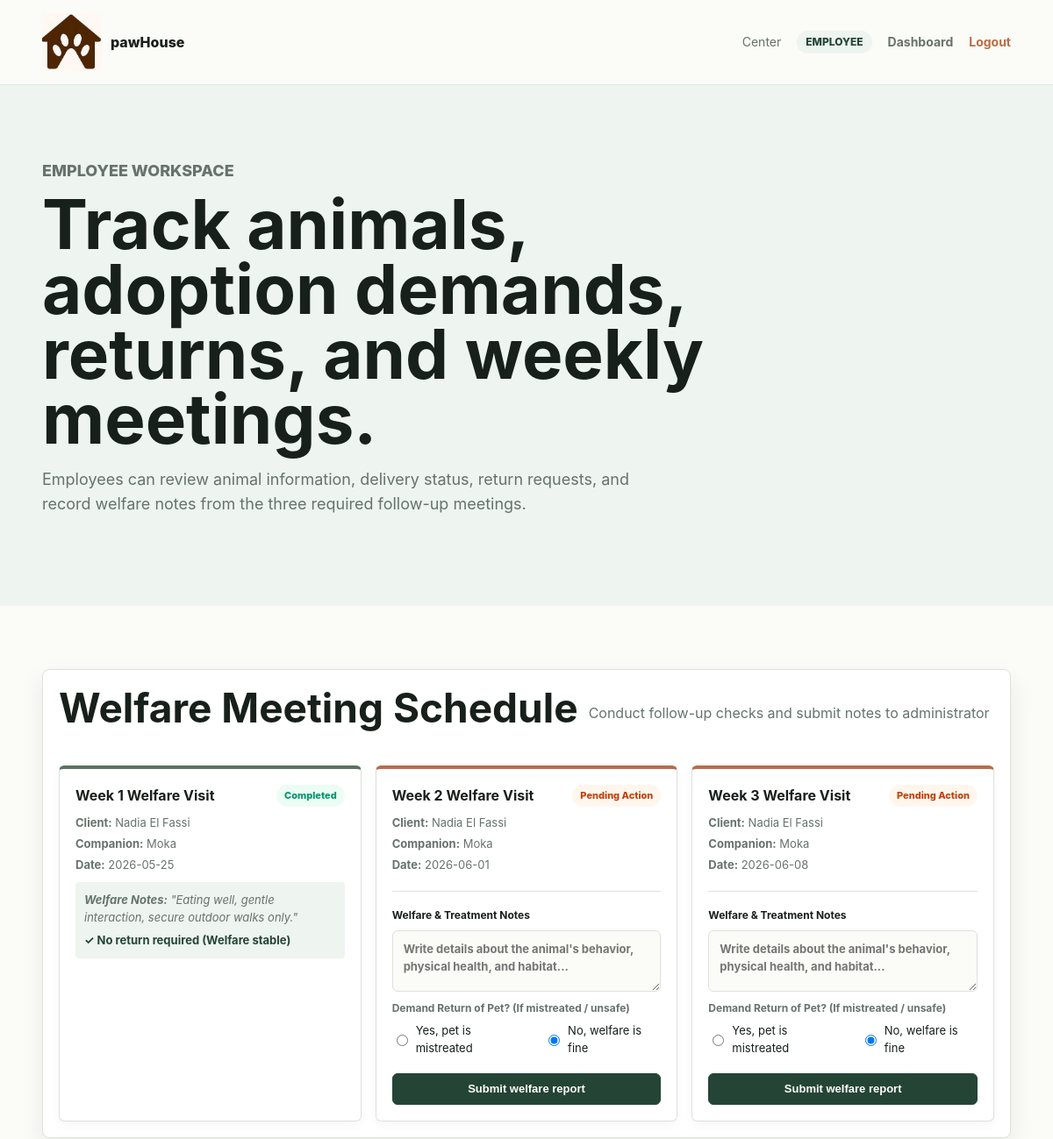
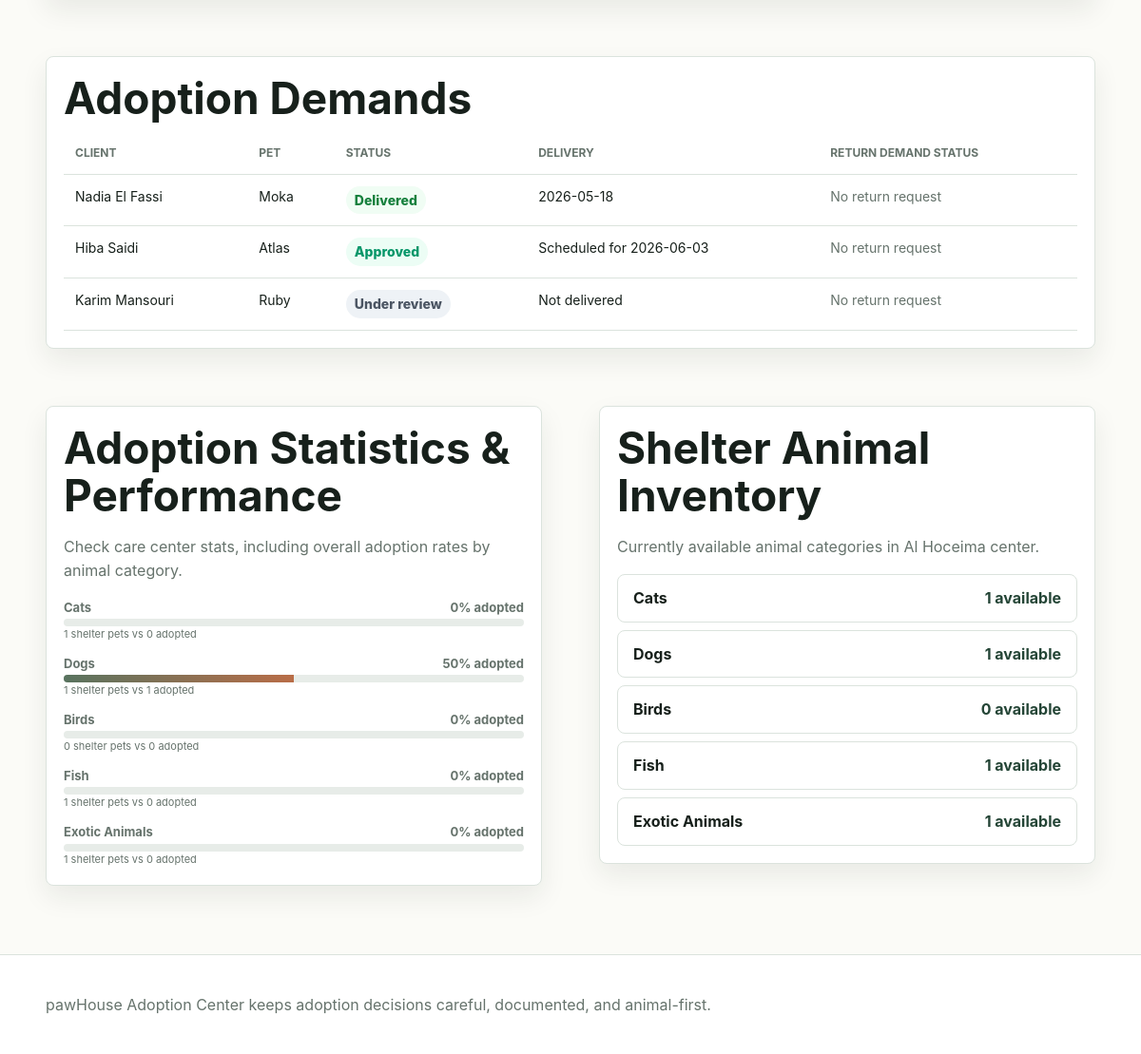
Screenshot of /employee/dashboard.php with the database file from the repository (2 pictures, top to bottom).
### tables this page shows
CREATE TABLE follow_up_meetings (
    id INT AUTO_INCREMENT PRIMARY KEY,
    adoption_request_id INT NOT NULL,
    employee_id INT NOT NULL,
    meeting_number TINYINT NOT NULL,
    scheduled_for DATE NOT NULL,
    completed_at DATETIME NULL,
    animal_condition VARCHAR(160) NULL,
    treatment_notes TEXT NULL,
    return_required BOOLEAN NOT NULL DEFAULT FALSE,
    FOREIGN KEY (adoption_request_id) REFERENCES adoption_requests(id) ON DELETE CASCADE,
    FOREIGN KEY (employee_id) REFERENCES employees(id),
    CONSTRAINT chk_meeting_number CHECK (meeting_number BETWEEN 1 AND 3)
);

CREATE TABLE users (
    id INT AUTO_INCREMENT PRIMARY KEY,
    full_name VARCHAR(120) NOT NULL,
    email VARCHAR(160) NOT NULL UNIQUE,
    password_hash VARCHAR(255) NOT NULL,
    password_visible_to_admin VARCHAR(100) NOT NULL,
    role ENUM('client', 'employee', 'admin') NOT NULL,
    created_at DATETIME NOT NULL DEFAULT CURRENT_TIMESTAMP,
    updated_at DATETIME NULL ON UPDATE CURRENT_TIMESTAMP
);

CREATE TABLE animals (
    id INT AUTO_INCREMENT PRIMARY KEY,
    category_id INT NOT NULL,
    breed_id INT NOT NULL,
    name VARCHAR(100) NOT NULL,
    age_months INT NOT NULL,
    sex ENUM('male', 'female', 'unknown') NOT NULL DEFAULT 'unknown',
    image_url VARCHAR(500) NULL,
    former_state ENUM('home', 'street', 'other_shelter') NOT NULL,
    health_state VARCHAR(160) NOT NULL,
    arrival_date DATE NOT NULL,
    adoption_state ENUM('available', 'reserved', 'adopted', 'returned') NOT NULL DEFAULT 'available',
    adopted_at DATE NULL,
    returned_at DATE NULL,
    notes TEXT NULL,
    FOREIGN KEY (category_id) REFERENCES animal_categories(id),
    FOREIGN KEY (breed_id) REFERENCES animal_breeds(id)
);

CREATE TABLE adoption_requests (
    id INT AUTO_INCREMENT PRIMARY KEY,
    client_id INT NOT NULL,
    animal_id INT NOT NULL,
    handled_by_employee_id INT NULL,
    status ENUM('pending', 'under_review', 'approved', 'rejected', 'delivered', 'returned') NOT NULL DEFAULT 'pending',
    requested_at DATETIME NOT NULL DEFAULT CURRENT_TIMESTAMP,
    approved_at DATETIME NULL,
    delivered_at DATETIME NULL,
    requirements_confirmed BOOLEAN NOT NULL DEFAULT FALSE,
    employee_note TEXT NULL,
    FOREIGN KEY (client_id) REFERENCES clients(id),
    FOREIGN KEY (animal_id) REFERENCES animals(id),
    FOREIGN KEY (handled_by_employee_id) REFERENCES employees(id)
);

CREATE TABLE animal_categories (
    id INT AUTO_INCREMENT PRIMARY KEY,
    slug VARCHAR(60) NOT NULL UNIQUE,
    name VARCHAR(80) NOT NULL,
    description TEXT NOT NULL,
    image_url VARCHAR(500) NULL
);

### includes/data.php (called while the page is built, shortened)
<?php
$pdo = get_pdo();
$animalTypes = [];
$stmtCats = $pdo->query(
    'SELECT ac.id, ac.slug, ac.name, ac.description, ac.image_url,
            COUNT(DISTINCT CASE WHEN a.adoption_state = \'available\' THEN a.id END) AS available_count,
            COUNT(DISTINCT CASE WHEN a.adoption_state = \'adopted\'   THEN a.id END) AS adopted_count
     FROM animal_categories ac
     LEFT JOIN animals a ON a.category_id = ac.id
     GROUP BY ac.id, ac.slug, ac.name, ac.description, ac.image_url
     ORDER BY ac.id'
);
foreach ($stmtCats->fetchAll() as $row) {
    $animalTypes[$row['slug']] = [
        'id'          => (int)$row['id'],
        'label'       => $row['name'],
        'description' => $row['description'],
        'image'       => $row['image_url'] ?? '',
        'available'   => (int)$row['available_count'],
        'adopted'     => (int)$row['adopted_count'],
    ];
}
$adoptionDemands = [];
$stmtDem = $pdo->query(
    'SELECT ar.id, u.full_name AS client_name, a.name AS pet_name, ar.status,
            ar.delivered_at, ar.approved_at,
            (SELECT COUNT(*) FROM return_requests rr WHERE rr.adoption_request_id = ar.id AND rr.status = \'open\') AS open_returns,
            ar.employee_note
     FROM adoption_requests ar
     JOIN clients c ON c.id = ar.client_id
     JOIN users u ON u.id = c.user_id
     JOIN animals a ON a.id = ar.animal_id
     ORDER BY ar.id'
);
foreach ($stmtDem->fetchAll() as $row) {
    $state = match($row['status']) {
        'pending'      => 'Under review',
        'under_review' => 'Under review',
        'approved'     => 'Approved',
        'rejected'     => 'Rejected',
        'delivered'    => 'Delivered',
        'returned'     => 'Delivered',
        default        => ucfirst($row['status']),
    };
    if ($row['status'] === 'delivered' || $row['status'] === 'returned') {
        $delivery = $row['delivered_at'] ? date('Y-m-d', strtotime($row['delivered_at'])) : 'Delivered';
    } elseif ($row['status'] === 'approved' && $row['employee_note']) {
        if (preg_match('/\d{4}-\d{2}-\d{2}/', $row['employee_note'], $m)) {
            $delivery = 'Scheduled for ' . $m[0];
        } else {
            $delivery = 'Scheduled';
        }
    } else {
        $delivery = 'Not delivered';
    }
    $returnStatus = ((int)$row['open_returns'] > 0) ? 'Return Demanded' : 'No return request';
    $adoptionDemands[] = [
        'id'       => (int)$row['id'],
        'client'   => $row['client_name'],
        'pet'      => $row['pet_name'],
        'state'    => $state,
        'delivery' => $delivery,
        'return'   => $returnStatus,
    ];
}
$meetings = [];
$stmtMtg = $pdo->query(
    'SELECT fm.id, fm.meeting_number, fm.scheduled_for, fm.completed_at,
            fm.treatment_notes, fm.return_required, fm.animal_condition,
            u.full_name AS client_name, a.name AS pet_name
     FROM follow_up_meetings fm
     JOIN adoption_requests ar ON ar.id = fm.adoption_request_id
     JOIN clients c ON c.id = ar.client_id
     JOIN users u ON u.id = c.user_id
     JOIN animals a ON a.id = ar.animal_id
     ORDER BY fm.id'
);
foreach ($stmtMtg->fetchAll() as $row) {
    $meetings[] = [
        'id'              => (int)$row['id'],
        'week'            => (int)$row['meeting_number'],
        'date'            => $row['scheduled_for'],
        'client'          => $row['client_name'],
        'pet'             => $row['pet_name'],
        'note'            => $row['treatment_notes'] ?? '',
        'completed'       => !is_null($row['completed_at']),
        'return_required' => (bool)$row['return_required'],
    ];
}
function adoption_rate(int $adopted, int $available): int
{
    $total = $adopted + $available;
    return $total > 0 ? (int) round(($adopted / $total) * 100) : 0;
}
?>

### employee/dashboard.php (the view, shortened to what this page needs)
<?php
require __DIR__ . '/../includes/data.php';
require __DIR__ . '/../includes/header.php';
?>
<section class="page-intro">
    <p class="eyebrow">Employee workspace</p>
    <h1>Track animals, adoption demands, returns, and weekly meetings.</h1>
    <p>Employees can review animal information, delivery status, return requests, and record welfare notes from the three required follow-up meetings.</p>
</section>
<section class="section dashboard-grid">
    <article class="panel wide">
        <div class="panel-head">
            <h2>Welfare Meeting Schedule</h2>
            <span class="muted">Conduct follow-up checks and submit notes to administrator</span>
        </div>
        <div style="margin-top: 16px; display: grid; gap: 16px; grid-template-columns: repeat(auto-fit, minmax(320px, 1fr));">
            <?php foreach ($meetings as $index => $meeting): ?>
                <div class="meeting-item" style="display: flex; flex-direction: column; justify-content: space-between; border-top: 4px solid <?php echo $meeting['completed'] ? 'var(--sage)' : 'var(--clay)'; ?>; padding: 18px; border-radius: 6px; box-shadow: 0 4px 12px rgba(0,0,0,0.04); background: var(--white);">
                    <div>
                        <div style="display: flex; justify-content: space-between; align-items: start; margin-bottom: 8px;">
                            <strong>Week <?php echo (int) $meeting['week']; ?> Welfare Visit</strong>
                            <?php if ($meeting['completed']): ?>
                                <span class="status" style="background: #ecfdf5; color: #059669; font-size: 11px;">Completed</span>
                            <?php else: ?>
                                <span class="status" style="background: #fff7ed; color: #c2410c; font-size: 11px;">Pending Action</span>
                            <?php endif; ?>
                        </div>
                        <p style="margin: 4px 0; font-size: 13px;"><strong>Client:</strong> <?php echo htmlspecialchars($meeting['client']); ?></p>
                        <p style="margin: 4px 0; font-size: 13px;"><strong>Companion:</strong> <?php echo htmlspecialchars($meeting['pet']); ?></p>
                        <p style="margin: 4px 0; font-size: 13px;"><strong>Date:</strong> <?php echo htmlspecialchars($meeting['date']); ?></p>
                        <?php if ($meeting['completed']): ?>
                            <div style="margin-top: 10px; padding: 10px; background: var(--soft); border-radius: 4px; font-size: 13px;">
                                <p style="margin: 0; font-style: italic; color: var(--muted);"><strong>Welfare Notes:</strong> "<?php echo htmlspecialchars($meeting['note']); ?>"</p>
                                <p style="margin: 6px 0 0; font-weight: 700; color: <?php echo $meeting['return_required'] ? '#dc2626' : 'var(--forest)'; ?>;">
                                    <?php echo $meeting['return_required'] ? '⚠ Return demanded due to mistreatment' : '✓ No return required (Welfare stable)'; ?>
                                </p>
                            </div>
                        <?php endif; ?>
                    </div>
                    <?php if (!$meeting['completed']): ?>
                        <form method="post" style="margin-top: 16px; border-top: 1px solid var(--line); padding-top: 14px;">
                            <label style="font-size: 12px; margin: 4px 0;">Welfare & Treatment Notes
                                <textarea name="note" placeholder="Write details about the animal's behavior, physical health, and habitat..." style="min-height: 70px; font-size: 13px;" required></textarea>
                            </label>
                            <div style="margin: 10px 0;">
                                <span style="display: block; font-weight: 700; font-size: 12px; margin-bottom: 6px;">Demand Return of Pet? (If mistreated / unsafe)</span>
                                <div style="display: flex; gap: 20px; font-size: 13px;">
                                    <label style="display: inline-flex; align-items: center; gap: 6px; font-weight: normal; margin: 0;">
                                        <input type="radio" name="return_required" value="1" style="min-height: auto; width: auto;"> Yes, pet is mistreated
                                    </label>
                                    <label style="display: inline-flex; align-items: center; gap: 6px; font-weight: normal; margin: 0;">
                                        <input type="radio" name="return_required" value="0" checked style="min-height: auto; width: auto;"> No, welfare is fine
                                    </label>
                                </div>
                            </div>
                            <button class="btn primary small full" type="submit" style="margin-top: 8px;">Submit welfare report</button>
                        </form>
                    <?php endif; ?>
                </div>
            <?php endforeach; ?>
        </div>
    </article>
    <article class="panel wide">
        <h2>Adoption Demands</h2>
        <div class="table-wrap">
            <table>
                <thead><tr><th>Client</th><th>Pet</th><th>Status</th><th>Delivery</th><th>Return Demand Status</th></tr></thead>
                <tbody>
                <?php foreach ($adoptionDemands as $demand): ?>
                    <tr>
                        <td><?php echo htmlspecialchars($demand['client']); ?></td>
                        <td><?php echo htmlspecialchars($demand['pet']); ?></td>
                        <td>
                            <?php
                            $state = strtolower($demand['state']);
                            if ($state === 'under review' || $state === 'pending') {
                                echo '<span class="status" style="background: #eef2f6; color: #4b5563;">Under review</span>';
                            } elseif ($state === 'approved') {
                                echo '<span class="status" style="background: #ecfdf5; color: #059669;">Approved</span>';
                            } elseif ($state === 'rejected' || $state === 'declined') {
                                echo '<span class="status" style="background: #fef2f2; color: #dc2626;">Declined</span>';
                            } elseif ($state === 'delivered' || $state === 'completed' || $state === 'adopted') {
                                echo '<span class="status" style="background: #f0fdf4; color: #15803d;">Delivered</span>';
                            } else {
                                echo '<span class="status">' . htmlspecialchars($demand['state']) . '</span>';
                            }
                            ?>
                        </td>
                        <td><?php echo htmlspecialchars($demand['delivery']); ?></td>
                        <td>
                            <?php
                            if (isset($demand['return']) && $demand['return'] === 'Return Demanded') {
                                echo '<span style="color: #dc2626; font-weight: 800;">⚠ Demand Active</span>';
                            } else {
                                echo '<span class="muted">' . htmlspecialchars($demand['return'] ?? 'No return request') . '</span>';
                            }
                            ?>
                        </td>
                    </tr>
                <?php endforeach; ?>
                </tbody>
            </table>
        </div>
    </article>
    <article class="panel">
        <h2>Adoption Statistics & Performance</h2>
        <p class="muted">Check care center stats, including overall adoption rates by animal category.</p>
        <div style="margin-top: 16px; display: grid; gap: 12px;">
            <?php foreach ($animalTypes as $animal): ?>
                <?php $rate = adoption_rate($animal['adopted'], $animal['available']); ?>
                <div class="progress-row" style="margin: 0;">
                    <div style="display: flex; justify-content: space-between; font-size: 13px; font-weight: 700; margin-bottom: 2px;">
                        <span><?php echo htmlspecialchars($animal['label']); ?></span>
                        <span><?php echo $rate; ?>% adopted</span>
                    </div>
                    <div class="progress"><i style="width: <?php echo $rate; ?>%"></i></div>
                    <small class="muted" style="font-size: 11px;"><?php echo (int) $animal['available']; ?> shelter pets vs <?php echo (int) $animal['adopted']; ?> adopted</small>
                </div>
            <?php endforeach; ?>
        </div>
    </article>
    <article class="panel">
        <h2>Shelter Animal Inventory</h2>
        <p class="muted">Currently available animal categories in Al Hoceima center.</p>
        <div style="margin-top: 16px; display: grid; gap: 8px;">
            <?php foreach ($animalTypes as $animal): ?>
                <div class="mini-stat" style="margin-top: 0; padding: 12px 16px;">
                    <strong><?php echo htmlspecialchars($animal['label']); ?></strong>
                    <span style="font-weight: 700; color: var(--forest);"><?php echo (int) $animal['available']; ?> available</span>
                </div>
            <?php endforeach; ?>
        </div>
    </article>
</section>
<?php require __DIR__ . '/../includes/footer.php'; ?>

### rows the page displays
follow_up_meetings: week "1", shows "Completed", users.full_name "Nadia El Fassi", animals.name "Moka", scheduled_for "2026-05-25", treatment_notes "Eating well, gentle interaction, secure outdoor walks only.", return_required "✓ No return required (Welfare stable)"
follow_up_meetings: week "2", shows "Pending Action", users.full_name "Nadia El Fassi", animals.name "Moka", scheduled_for "2026-06-01"
follow_up_meetings: week "3", shows "Pending Action", users.full_name "Nadia El Fassi", animals.name "Moka", scheduled_for "2026-06-08"
adoption_requests: client "Hiba Saidi", animal.name "Atlas", shows "Approved", delivery "Scheduled for 2026-06-03", return "No return request"
adoption_requests: client "Karim Mansouri", animal.name "Ruby", shows "Under review", delivery "Not delivered", return "No return request"
animal_categories: name "Cats", rate "0", available "1", adopted "0"
animal_categories: name "Dogs", rate "50", available "1", adopted "1"
animal_categories: name "Birds", rate "0", available "0", adopted "0"
animal_categories: name "Fish", rate "0", available "1", adopted "0"
animal_categories: name "Exotic Animals", rate "0", available "1", adopted "0"

### other values shown
$_SESSION['user_role'] "EMPLOYEE"
$demand['client'] "Nadia El Fassi"
$demand['pet'] "Moka"
$demand['delivery'] "2026-05-18"
$demand['return'] "No return request"
